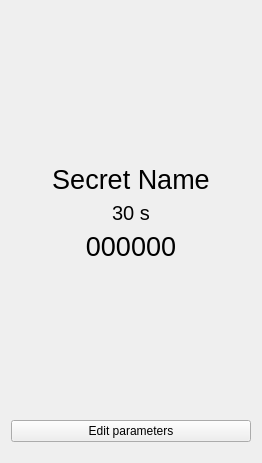
<?xml version="1.0" encoding="UTF-8"?>
<ui version="4.0">
 <class>ShowTOTP</class>
 <widget class="QWidget" name="ShowTOTP">
  <property name="geometry">
   <rect>
    <x>0</x>
    <y>0</y>
    <width>262</width>
    <height>463</height>
   </rect>
  </property>
  <property name="windowTitle">
   <string>Form</string>
  </property>
  <layout class="QGridLayout" name="gridLayout">
   <item row="0" column="0">
    <layout class="QVBoxLayout" name="verticalLayout_5">
     <property name="bottomMargin">
      <number>10</number>
     </property>
     <item>
      <spacer name="verticalSpacer_5">
       <property name="orientation">
        <enum>Qt::Orientation::Vertical</enum>
       </property>
       <property name="sizeHint" stdset="0">
        <size>
         <width>20</width>
         <height>40</height>
        </size>
       </property>
      </spacer>
     </item>
     <item>
      <widget class="QLabel" name="secret_name">
       <property name="font">
        <font>
         <pointsize>20</pointsize>
        </font>
       </property>
       <property name="text">
        <string>Secret Name</string>
       </property>
       <property name="alignment">
        <set>Qt::AlignmentFlag::AlignCenter</set>
       </property>
      </widget>
     </item>
     <item>
      <widget class="QLabel" name="OTP_timeout">
       <property name="font">
        <font>
         <pointsize>15</pointsize>
        </font>
       </property>
       <property name="text">
        <string>30 s</string>
       </property>
       <property name="alignment">
        <set>Qt::AlignmentFlag::AlignCenter</set>
       </property>
      </widget>
     </item>
     <item>
      <layout class="QHBoxLayout" name="horizontalLayout_2">
       <property name="bottomMargin">
        <number>0</number>
       </property>
       <item>
        <widget class="QLabel" name="OTP_VAL">
         <property name="font">
          <font>
           <pointsize>20</pointsize>
          </font>
         </property>
         <property name="text">
          <string>000000</string>
         </property>
         <property name="alignment">
          <set>Qt::AlignmentFlag::AlignCenter</set>
         </property>
        </widget>
       </item>
      </layout>
     </item>
     <item>
      <spacer name="verticalSpacer_4">
       <property name="orientation">
        <enum>Qt::Orientation::Vertical</enum>
       </property>
       <property name="sizeHint" stdset="0">
        <size>
         <width>20</width>
         <height>40</height>
        </size>
       </property>
      </spacer>
     </item>
     <item>
      <widget class="QPushButton" name="secret_edit">
       <property name="text">
        <string>Edit parameters</string>
       </property>
      </widget>
     </item>
    </layout>
   </item>
  </layout>
 </widget>
 <resources/>
 <connections/>
</ui>
